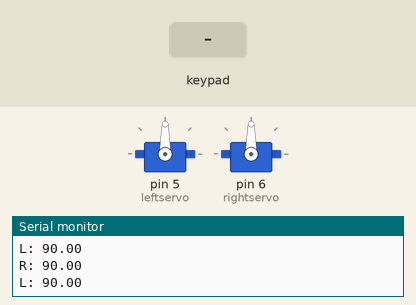
A sketch run on a simulated Arduino Uno, built with avr-gcc and run on an emulated ATmega328P. Parts: 2 × servo, the last lines printed to the serial monitor. The inputs (shaded band) are chosen by the test bench.

Above: at 2.2 s.
2.3 s: key 'U' pressed
4.3 s: key 'D' pressed
At 4.78 s:
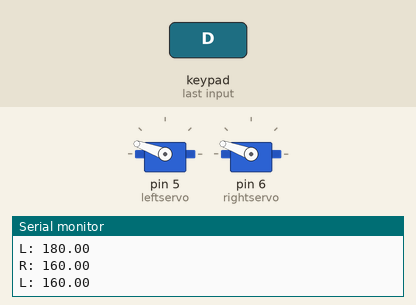
6.3 s: key 'L' pressed
At 6.78 s:
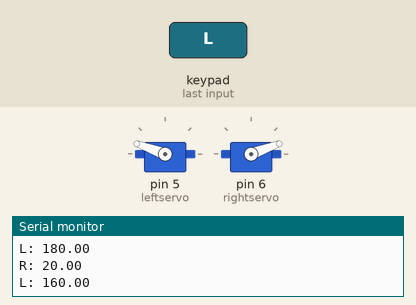
8.3 s: key 'R' pressed
At 8.79 s:
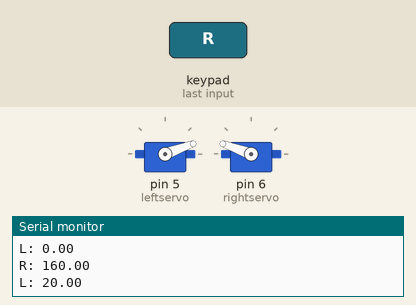
Timing chart, 0 to 11.3 s (numbered marks = the images above; inputs shaded):
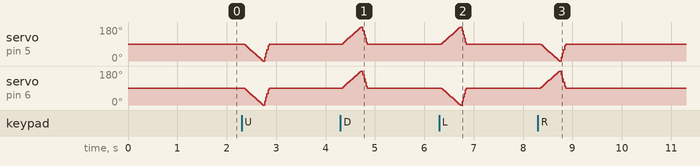

Measured:
- after the input at 4.3 s, servo on pin 5 (leftservo), servo on pin 6 (rightservo): rises from 90° to 180° in 0.37 s, then falls to 90° in 0.13 s
- after the input at 6.3 s, servo on pin 5 (leftservo): rises from 90° to 180° in 0.37 s, then falls to 90° in 0.13 s
- after the input at 8.3 s, servo on pin 6 (rightservo): rises from 90° to 180° in 0.37 s, then falls to 90° in 0.13 s

The sketch:

NewDriver.ino
```cpp
#include <PS2X_lib.h>  //for v1.6
#include <Servo.h>

Servo leftservo;  //Left servo
Servo rightservo; //Right servo

PS2X ps2x; // create PS2 Controller Class

//Maybe 0 is full one direction 90 is middle or stopped and 180 could be full other direction
//right now, the library does NOT support hot pluggable controllers, meaning
//you must always either restart your Arduino after you conect the controller,
//or call config_gamepad(pins) again after connecting the controller.

int error = 0;
byte type = 0;
byte vibrate = 0;
float leftmotor = 90;
float rightmotor = 90;

float leftmotortarget = 90;
float rightmotortarget = 90;

 float ramp_increment = 5.0f;

void setup()
{
  Serial.begin(57600);
  //Vibrate is set to 255 at a good level
  leftservo.attach(5); //Attaches the servo on pin 9 to the servo object
  rightservo.attach(6); //Attaches the servo on pin 9 to the servo object
  rightservo.write(90);
  leftservo.write(90);

  delay(1000);

  error = ps2x.config_gamepad(13,11,10,12, true, true); //setup pins and settings:  GamePad(clock, command, attention, data, Pressures?, Rumble?) check for error

  if(error == 0)
  {
    Serial.println("Connected to PS2 controller");
  }

  else if(error == 1)
  {
    Serial.println("No controller found, check wiring, see readme.txt to enable debug. visit www.billporter.info for troubleshooting tips");
  }

  else if(error == 2)
  {
    Serial.println("Controller found but not accepting commands. see readme.txt to enable debug. Visit www.billporter.info for troubleshooting tips");
  }

  else if(error == 3)
  {
    Serial.println("Controller refusing to enter Pressures mode, may not support it. ");
  }

  //Serial.print(ps2x.Analog(1), HEX);

  type = ps2x.readType();

  switch(type)
  {
    case 0:
      Serial.println("Unknown Controller type");
      break;
    case 1:
      Serial.println("DualShock Controller Found");
      break;
    case 2:
      Serial.println("GuitarHero Controller Found");
      break;
  }
}

void loop()
{
  /* You must Read Gamepad to get new values
   Read GamePad and set vibration values
   ps2x.read_gamepad(small motor on/off, larger motor strenght from 0-255)
   if you don't enable the rumble, use ps2x.read_gamepad(); with no values

   you should call this at least once a second
   */
  rightservo.write((int)rightmotor);
  leftservo.write((int)leftmotor);

  Serial.print("R: ");
  Serial.println(rightmotor);
  Serial.print("L: ");
  Serial.println(leftmotor);

  if(abs(rightmotor - rightmotortarget) < ramp_increment)
  {
   rightmotor = rightmotortarget;
  }

  if(abs(leftmotor - leftmotortarget) < ramp_increment)
  {
    leftmotor = leftmotortarget;
  }

  if(rightmotor < rightmotortarget)
  {
   rightmotor += ramp_increment;
  }

  else if(rightmotor > rightmotortarget)
  {
   rightmotor -= ramp_increment;
  }

  if(leftmotor < leftmotortarget)
  {
   leftmotor += ramp_increment;
  }

  else if (leftmotor > leftmotortarget)
  {
   leftmotor -= ramp_increment;
  }

  if(error == 1) //skip loop if no controller found
  {
   return;
  }

   ps2x.read_gamepad(false, vibrate); //read controller and set large motor to spin at 'vibrate' speed

   if(ps2x.Button(PSB_START)) //will be TRUE as long as button is pressed
   {
     Serial.println("Start is being held");
   }

   if(ps2x.Button(PSB_SELECT))
   {
     Serial.println("Select is being held");
   }

   else if(ps2x.Button(PSB_PAD_UP))
   {
     Forward();
     Serial.print("Up held this hard: ");
     Serial.println(ps2x.Analog(PSAB_PAD_UP), DEC);
   }

   else if(ps2x.Button(PSB_PAD_RIGHT))
   {
     Right();
    // StartVibrateController();
     Serial.print("Right held this hard: ");
     Serial.println(ps2x.Analog(PSAB_PAD_RIGHT), DEC);
   }
   else if(ps2x.Button(PSB_PAD_LEFT))
   {
     Left();
     Serial.print("LEFT held this hard: ");
     Serial.println(ps2x.Analog(PSAB_PAD_LEFT), DEC);
   }

   else if(ps2x.Button(PSB_PAD_DOWN))
   {
     Back();
     Serial.print("DOWN held this hard: ");

     Serial.println(ps2x.Analog(PSAB_PAD_DOWN), DEC);
   }

   else
   {
        int Xaxis = map(ps2x.Analog(PSS_LX), 0, 255, -100,100);
        int Yaxis = map(ps2x.Analog(PSS_LY), 0, 255, 100,-100);

      if (Yaxis < -2 || Yaxis > 2)
      {
         rightmotortarget = map(Yaxis, -100, 100, 180, 0);
         leftmotortarget = map(Yaxis, -100, 100, 180, 0);

         if (Yaxis > 0)
         {
          // forward
          if (Xaxis > 10)  // curve left
          {
             rightmotortarget += ( Xaxis / 100.0) * 100;
          }
          else if (Xaxis < -10) // curve right
          {
             leftmotortarget += ( -Xaxis / 100.0) * 100;
          }
         }
         else // backwards
         {
           if (Xaxis > 10)
          {
             rightmotortarget -= ( Xaxis / 100.0) * 100;
          }
          else if (Xaxis < -10)
          {
             leftmotortarget -= ( -Xaxis / 100.0) * 100;
          }
         }
       }
      else
      {
        if (Xaxis > 5)
        {
          Right();
        }
        else if (Xaxis < -5)
        {
          Left();
        }
        else
        {
          Stop();
        }
      }
   }

   delay(20);
}

void Forward()
{
  ramp_increment = 5.0f;
  rightmotortarget = 0;
  leftmotortarget = 0;
}

void Right()
{
  ramp_increment = 5.0f;
  rightmotortarget = 180;
  leftmotortarget = 0;
}

void Left()
{
  ramp_increment = 5.0f;
  rightmotortarget = 0;
  leftmotortarget = 180;
}

void Back()
{
  ramp_increment = 5.0f;
  rightmotortarget = 180;
  leftmotortarget = 180;
}

void Stop()
{
  ramp_increment = 20.0f;
  rightmotortarget = 90;
  leftmotortarget = 90;
}

void StartVibrateController()
{
     vibrate = 255;
}

void StopVibrateController ()
{
     vibrate = 0;
}
```
